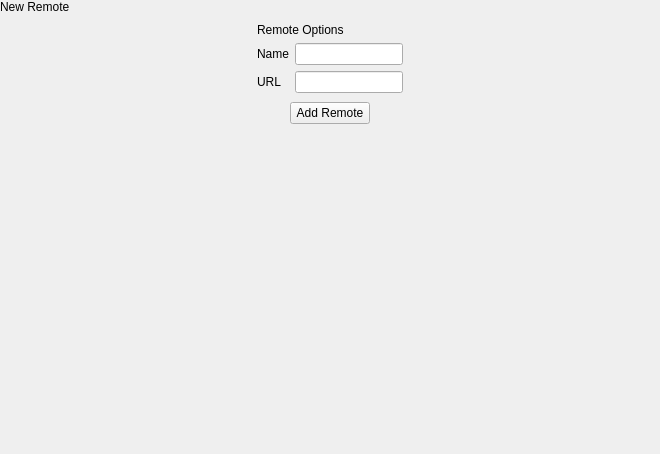
<?xml version="1.0" encoding="UTF-8"?>
<ui version="4.0">
 <class>NewRemotePopover</class>
 <widget class="QWidget" name="NewRemotePopover">
  <property name="geometry">
   <rect>
    <x>0</x>
    <y>0</y>
    <width>660</width>
    <height>454</height>
   </rect>
  </property>
  <property name="windowTitle">
   <string>Form</string>
  </property>
  <layout class="QVBoxLayout" name="verticalLayout">
   <property name="spacing">
    <number>0</number>
   </property>
   <property name="leftMargin">
    <number>0</number>
   </property>
   <property name="topMargin">
    <number>0</number>
   </property>
   <property name="rightMargin">
    <number>0</number>
   </property>
   <property name="bottomMargin">
    <number>0</number>
   </property>
   <item>
    <widget class="tTitleLabel" name="titleLabel">
     <property name="text">
      <string>New Remote</string>
     </property>
    </widget>
   </item>
   <item alignment="Qt::AlignHCenter">
    <widget class="QWidget" name="remoteOptionsWidget" native="true">
     <layout class="QGridLayout" name="gridLayout">
      <item row="1" column="0">
       <widget class="QLabel" name="label_3">
        <property name="text">
         <string>Name</string>
        </property>
       </widget>
      </item>
      <item row="0" column="0" colspan="2">
       <widget class="tSubtitleLabel" name="label_2">
        <property name="text">
         <string>Remote Options</string>
        </property>
       </widget>
      </item>
      <item row="2" column="0">
       <widget class="QLabel" name="label">
        <property name="text">
         <string>URL</string>
        </property>
       </widget>
      </item>
      <item row="1" column="1">
       <widget class="QWidget" name="nameContainer" native="true">
        <property name="autoFillBackground">
         <bool>true</bool>
        </property>
        <layout class="QHBoxLayout" name="horizontalLayout">
         <property name="spacing">
          <number>0</number>
         </property>
         <property name="leftMargin">
          <number>0</number>
         </property>
         <property name="topMargin">
          <number>0</number>
         </property>
         <property name="rightMargin">
          <number>0</number>
         </property>
         <property name="bottomMargin">
          <number>0</number>
         </property>
         <item>
          <widget class="QLineEdit" name="nameBox"/>
         </item>
        </layout>
       </widget>
      </item>
      <item row="2" column="1">
       <widget class="QWidget" name="urlContainer" native="true">
        <property name="autoFillBackground">
         <bool>true</bool>
        </property>
        <layout class="QHBoxLayout" name="horizontalLayout_2">
         <property name="spacing">
          <number>0</number>
         </property>
         <property name="leftMargin">
          <number>0</number>
         </property>
         <property name="topMargin">
          <number>0</number>
         </property>
         <property name="rightMargin">
          <number>0</number>
         </property>
         <property name="bottomMargin">
          <number>0</number>
         </property>
         <item>
          <widget class="QLineEdit" name="urlBox"/>
         </item>
        </layout>
       </widget>
      </item>
     </layout>
    </widget>
   </item>
   <item alignment="Qt::AlignHCenter">
    <widget class="QPushButton" name="addRemoteButton">
     <property name="text">
      <string>Add Remote</string>
     </property>
    </widget>
   </item>
   <item>
    <spacer name="verticalSpacer">
     <property name="orientation">
      <enum>Qt::Vertical</enum>
     </property>
     <property name="sizeHint" stdset="0">
      <size>
       <width>20</width>
       <height>319</height>
      </size>
     </property>
    </spacer>
   </item>
  </layout>
 </widget>
 <customwidgets>
  <customwidget>
   <class>tTitleLabel</class>
   <extends>QLabel</extends>
   <header location="global">ttitlelabel.h</header>
   <slots>
    <signal>backButtonClicked()</signal>
   </slots>
  </customwidget>
  <customwidget>
   <class>tSubtitleLabel</class>
   <extends>QLabel</extends>
   <header location="global">tsubtitlelabel.h</header>
  </customwidget>
 </customwidgets>
 <resources/>
 <connections/>
</ui>
